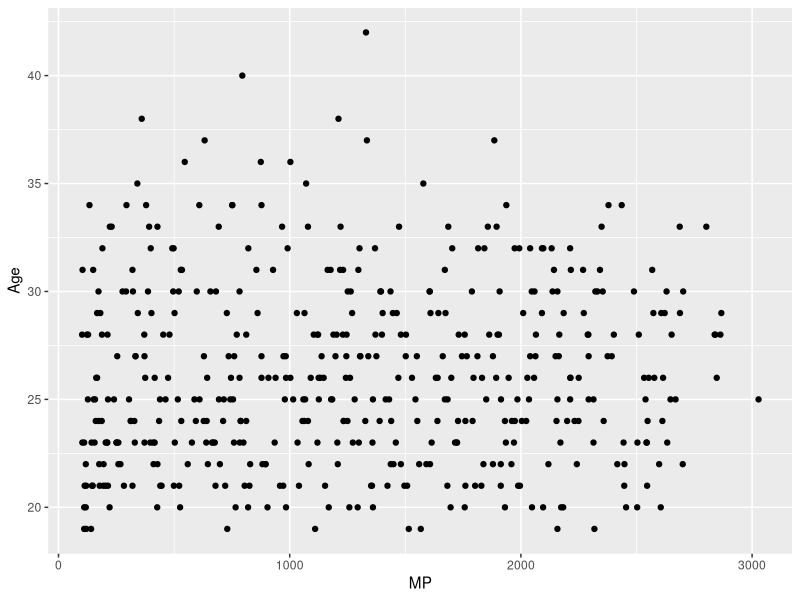
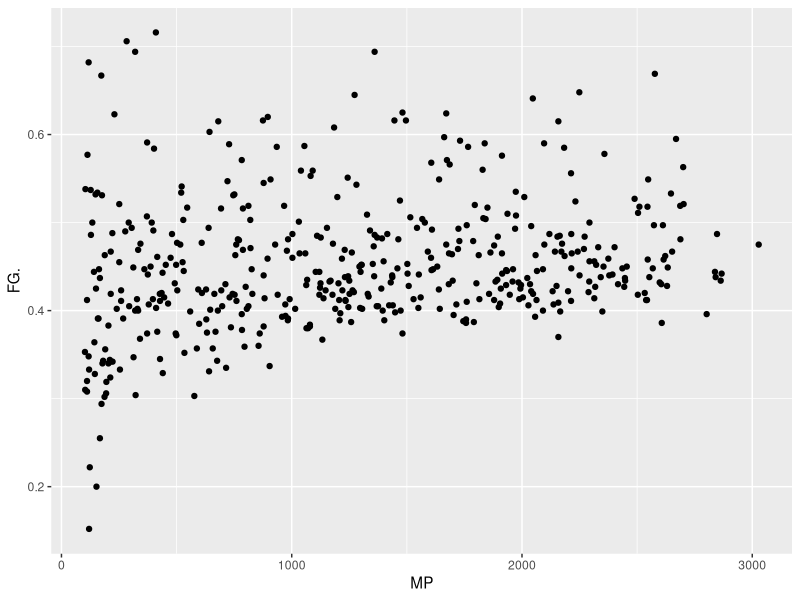
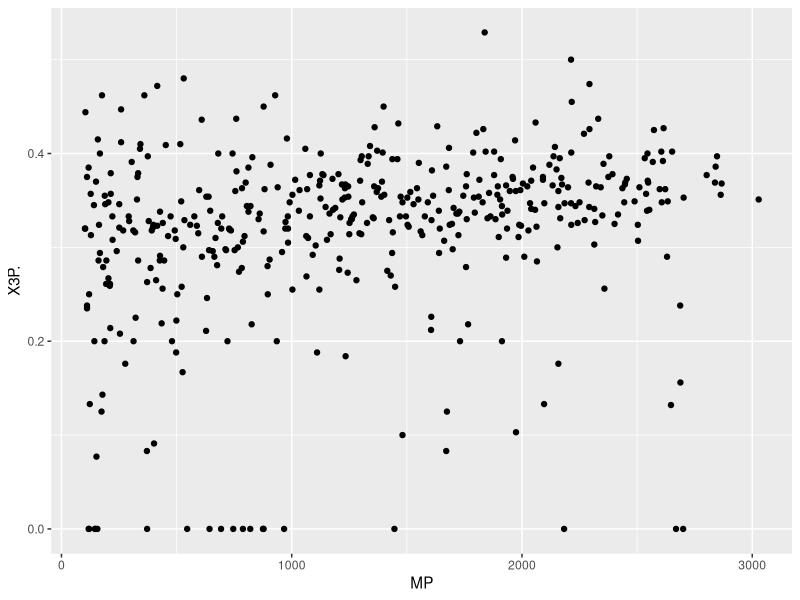
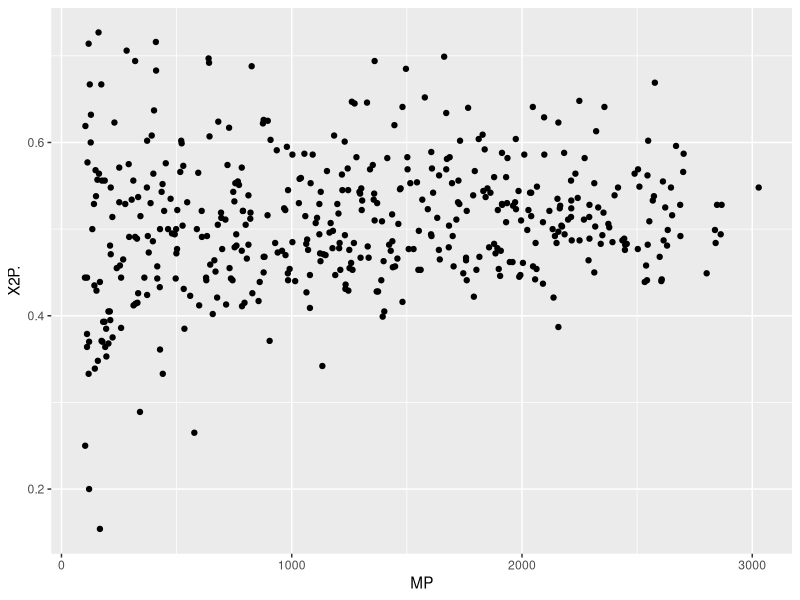
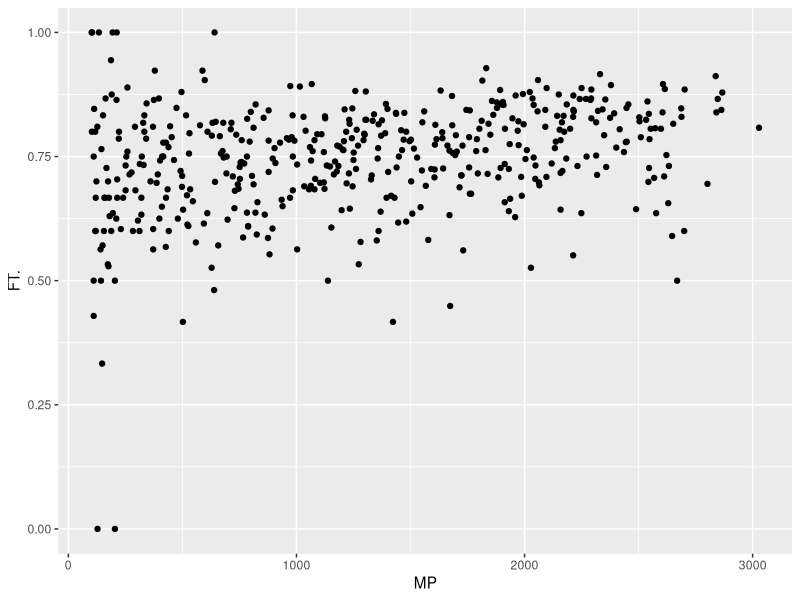
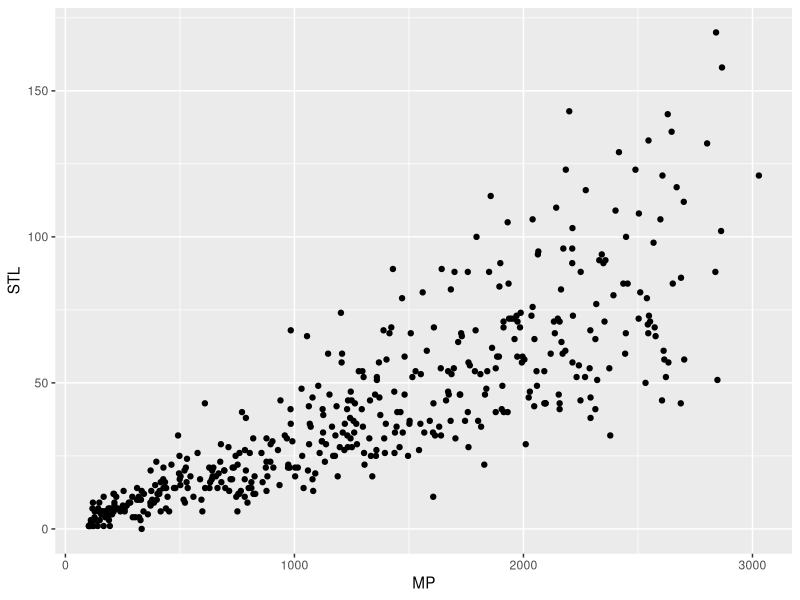
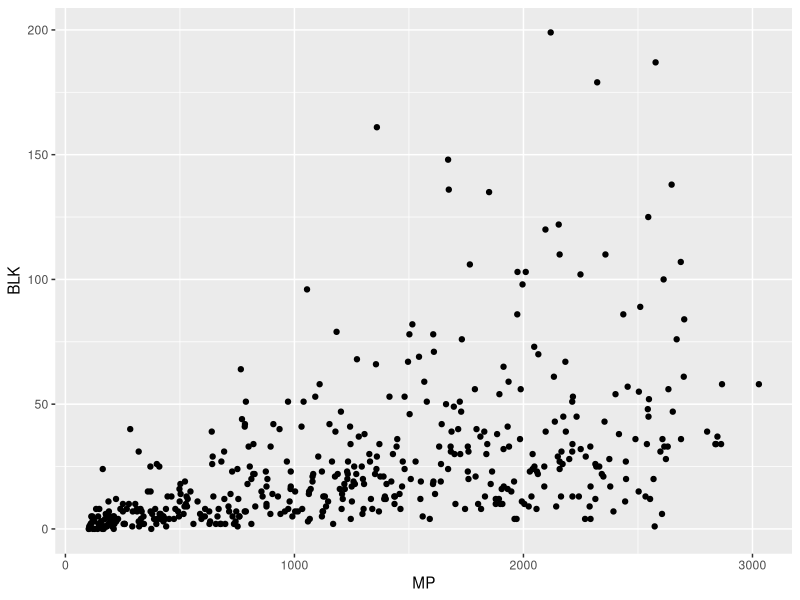
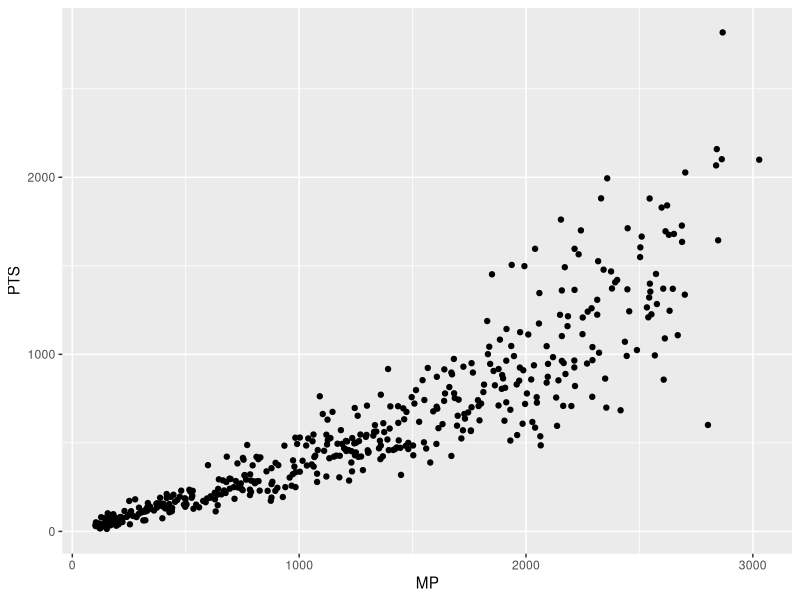

Reproduce these figures in R, in order. (Note: this script raises an error after producing the figures.)
## ---- chunk 1
library(readr)
library(tidyverse)
library(dplyr)
library(modelr)
library(stringr)
library(ggrepel)
## ---- chunk 2
stats <- read.csv(file="bballdata.csv", header=TRUE, sep=",")
stats$Player <- sub("\\\\.*", "", stats$Player) # keeps only the player's full name
## ---- chunk 3
PTVariable <- stats %>% filter(MP > 100) %>% select(Age,MP,FG.,X3P.,X2P.,FT.,STL,BLK,PTS)

cor(stats$MP, stats$Age)
cor(stats$MP, stats$FG)
cor(stats$MP, stats$X3P)
cor(stats$MP, stats$X2P)
cor(stats$MP, stats$FT)
cor(stats$MP, stats$STL)
cor(stats$MP, stats$BLK)
cor(stats$MP, stats$PTS)

ggplot(data = PTVariable)+
  geom_point(aes(x = MP, y = Age))
ggplot(data = PTVariable)+
  geom_point(aes(x = MP, y = FG.))
ggplot(data = PTVariable)+
  geom_point(aes(x = MP, y = X3P.))
ggplot(data = PTVariable)+
  geom_point(aes(x = MP, y = X2P.))
ggplot(data = PTVariable)+
  geom_point(aes(x = MP, y = FT.))
ggplot(data = PTVariable)+
  geom_point(aes(x = MP, y = STL))
ggplot(data = PTVariable)+
  geom_point(aes(x = MP, y = BLK))
ggplot(data = PTVariable)+
  geom_point(aes(x = MP, y = PTS))
## ---- chunk 4
# Set up our dataset - We will be looking at guards who played at least 18 mins/g (rotation players)
guards <- stats %>% filter(str_detect(Pos, "PG|SG"))
guards <- guards %>% mutate("MPG" = MP/G, "PPG" = PTS/G)
guards <- guards %>% filter(MPG >= 18)

# Three guards I wanted to look at in particular
Simmons <- guards %>% filter(Player == "Ben Simmons") # All-Star who never shoots 3s
Curry <- guards %>% filter(Player == "Stephen Curry") # All-Star who is arguably the greatest shooter ever
Korver <- guards %>% filter(Player == "Kyle Korver") # 37-year-old 3pt specialist

# Set up our models
efg_mod <- lm(MPG ~ eFG., data = guards)
twos_mod <- lm(MPG ~ X2P., data = guards)
threes_mod <- lm(MPG ~ X3P., data = guards)

# Setting up predictions
efg_grid <- guards %>% data_grid(eFG.)
efg_grid <- efg_grid %>% add_predictions(efg_mod, var = "eFG_pred")
two_grid <- guards %>% data_grid(X2P.)
two_grid <- two_grid %>% add_predictions(twos_mod, var = "two_pred")
three_grid <- guards %>% data_grid(X3P.)
three_grid <- three_grid %>% add_predictions(threes_mod, var = "three_pred")

# eFG% by MPG
ggplot(guards, aes(eFG.)) + geom_point(aes(y = MPG)) + geom_line(aes(y=eFG_pred), data=efg_grid, color="red", size=1) + geom_point(data=Simmons, aes(y=MPG), color = "blue") + geom_point(data=Curry, aes(y=MPG), color = "goldenrod1") + geom_point(data=Korver, aes(y=MPG), color = "purple2") + geom_text_repel(data=guards, aes(y=MPG, label=ifelse(Player == "Stephen Curry" | Player == "Ben Simmons" | Player ==  "Kyle Korver" ,as.character(Player),'')), force=5) + ggtitle("Minutes per Game by Effective Field Goal Percentage", "2018-19 Point Guards and Shooting Guards") + xlab("Effective Field Goal Percentage") + ylab("Minutes per Game")

# 2pt FG% by MPG
ggplot(guards, aes(X2P.)) + geom_point(aes(y = MPG)) + geom_line(aes(y=two_pred), data=two_grid, color="red", size=1) + geom_point(data=Simmons, aes(y=MPG), color = "blue") + geom_point(data=Curry, aes(y=MPG), color = "goldenrod1") + geom_point(data=Korver, aes(y=MPG), color = "purple2") + geom_text_repel(data=guards, aes(y=MPG, label=ifelse(Player == "Stephen Curry" | Player == "Ben Simmons" | Player ==  "Kyle Korver" ,as.character(Player),'')), force=10) + ggtitle("Minutes per Game by 2-Point Field Goal Percentage", "2018-19 Point Guards and Shooting Guards") + xlab("2-Point Field Goal Percentage") + ylab("Minutes per Game")

# 3pt FG% by MPG
ggplot(guards, aes(X3P.)) + geom_point(aes(y = MPG)) + geom_line(aes(y=three_pred), data=three_grid, color="red", size=1) + geom_point(data=Simmons, aes(y=MPG), color = "blue") + geom_point(data=Curry, aes(y=MPG), color = "goldenrod1") + geom_point(data=Korver, aes(y=MPG), color = "purple2") + geom_text_repel(data=guards, aes(y=MPG, label=ifelse(Player == "Stephen Curry" | Player == "Ben Simmons" | Player ==  "Kyle Korver" ,as.character(Player),'')), force=5) + ggtitle("Minutes per Game by 3-Point Field Goal Percentage", "2018-19 Point Guards and Shooting Guards") + xlab("3-Point Field Goal Percentage") + ylab("Minutes per Game")
## ---- chunk 5

#make a points per game and minutes per game col

stats2 <- mutate(stats, ppg = PTS/G) %>%
          mutate(mppg = MP/G)
  

#Compare his stats to other players of the same position

Westbrook <- filter(stats2, Rk == 506)
Pointgaurds <- filter(stats2, Pos == 'PG', G > 29) #ppg = 22.95, mppg = 36.03

#get some averages

mean(Pointgaurds$ppg) # 10.85
mean(Pointgaurds$mppg) # 23.51

#plot of pointgaurds' ppg and mppg

ggplot() +
  geom_point(Pointgaurds, mapping = aes(mppg, ppg), color = "blue") +
  geom_point(Westbrook, mapping = aes(mppg, ppg), color = "red") +
  ggtitle("NBA Pointguards' points per game vs minutes played per game") +
  xlab("Minutes Played per Game") +
  ylab("Points Per Game")

#do a permuation test by sampling a bunch of ppg and mppg statistics for randomly sampled groups

  #ppg test

ppg <- select(Pointgaurds, ppg)

vector.ppg <- vector("double", length = 100)
for(i in seq_along(vector.ppg)){
  vector.ppg[i] <- sample_n(ppg, 1)
}


ppg.df <- unlist(vector.ppg)
  
  #mppg test 

mppg <- select(Pointgaurds, mppg)

vector.mppg <- vector("double", length = 100)
for(i in seq_along(vector.mppg)){
  vector.mppg[i] <- sample_n(mppg, 1)
}

mppg.df <- unlist(vector.mppg)

#ppg histogram
ggplot() + geom_histogram(aes(ppg.df), bins = 20) +
    geom_vline(xintercept =  mean(ppg.df), color = "purple") + #mean of sampled data
    geom_vline(xintercept = 23, color = "red") + #Westbrook 
    ggtitle("Distribution of NBA Points Per Game among Pointguards") +
    xlab("Points per Game")

#mppg histogram
ggplot() + geom_histogram(aes(mppg.df), bins = 20) +
    geom_vline(xintercept =  mean(mppg.df), color = "purple") + #mean of sampled data
    geom_vline(xintercept = 36, color = "red") + #Westbrook 
    ggtitle("Distribution of NBA Minutes Played Per Game among Pointguards") +
    xlab("Minutes played per Game")

## ---- chunk 6
AST_MP <- stats %>% select(Player, Tm, MP, AST,)
AST_MP

#Plot Detailing Trend#
ggplot(AST_MP, mapping = aes(MP, AST))+
  geom_point()+geom_smooth(se = FALSE)+
  xlab("Minutes Played per Player")+
  ylab("Assists per Player")

#Looking at the five players with the most assists.#
High_AST <- AST_MP %>% arrange(desc(AST)) %>% mutate(top5 = AST > 585)
#Removing other Players from Data Frame.#
High_AST <- High_AST %>% filter(top5 == 1)

ggplot(High_AST, mapping = aes(MP, AST, color = Player))+geom_point()

## ---- chunk 7
#filter based on significant playing time and position
centers <- filter(stats, Pos == 'C', MP > 200)

#normalize blocks for 36 minute pace and caculate MPG
centers <- mutate(centers, brate = (BLK/MP)*36) %>%
  mutate(mppg = MP/G) %>%
  mutate(srate = GS/G) %>%
  mutate(drbrate = (DRB/MP)*36)

#extracting vectors for testing
blockrates <- centers$brate
minutespg <- centers$mppg
startrate <- centers$srate
defrebrate <- centers$drbrate

#correlation permutation code
perm_cor <- function(perms = 1000, x, y)
{
  cor_coeffs <- numeric(perms)

  for (i in c(1:perms))
  {
    mix_up <- sample(y)

    coefficient <- cor(x, mix_up)
    cor_coeffs[i] <- coefficient
  }
  
  return(cor_coeffs)
}

#correlation test
blocksmpgfakes <- perm_cor(1000, blockrates, minutespg)
blockssratefakes <- perm_cor(1000, blockrates, startrate)
blocksmpgreal <- cor(blockrates, minutespg)
blockssratereal <- cor(blockrates, startrate)

ggplot() + geom_histogram(aes(blocksmpgfakes)) +
  geom_vline(xintercept = blocksmpgreal) +
  ggtitle("Correlation Permutation Test Between Block Rate and Minutes Per Game") +
  xlab("Correlation") +
  ylab("Distribution")

ggplot() + geom_histogram(aes(blockssratefakes)) +
  geom_vline(xintercept = blockssratereal) +
  ggtitle("Correlation Permutation Test Between Block Rate and Start Rate") +
  xlab("Correlation") +
  ylab("Distribution")

boardsmpgfakes <- perm_cor(1000, defrebrate, minutespg)
boardssratefakes <- perm_cor(1000, defrebrate, startrate)
boardsmpgreal <- cor(defrebrate, minutespg)
boardssratereal <- cor(defrebrate, startrate)

ggplot() + geom_histogram(aes(boardsmpgfakes)) +
  geom_vline(xintercept = boardsmpgreal) +
  ggtitle("Correlation Permutation Test Between Defensive Rebounding Rate and Minutes Per Game") +
  xlab("Correlation") +
  ylab("Distribution")

ggplot() + geom_histogram(aes(boardssratefakes)) +
  geom_vline(xintercept = boardssratereal) +
  ggtitle("Correlation Permutation Test Between Defensive Rebounding Rate and Start Rate") +
  xlab("Correlation") +
  ylab("Distribution")

## ---- chunk 8
Under20 <- stats %>%  filter(Age < 20) %>% select(Age,FG,FGA,FG.,X3P,X3PA,X3P.,X2P,X2PA,X2P.,FT,FTA,FT.)
Early20s <- stats %>% filter(Age >= 20 & Age < 25)%>% select(Age,FG,FGA,FG.,X3P,X3PA,X3P.,X2P,X2PA,X2P.,FT,FTA,FT.)
Late20s <- stats %>% filter(Age >= 25 & Age < 30)%>% select(Age,FG,FGA,FG.,X3P,X3PA,X3P.,X2P,X2PA,X2P.,FT,FTA,FT.)
Early30s <- stats %>% filter(Age >= 30 & Age < 35)%>% select(Age,FG,FGA,FG.,X3P,X3PA,X3P.,X2P,X2PA,X2P.,FT,FTA,FT.)
Above35 <- stats %>% filter(Age >= 35)%>% select(Age,FG,FGA,FG.,X3P,X3PA,X3P.,X2P,X2PA,X2P.,FT,FTA,FT.)

FGDF <- data.frame("Age" = c("Under 20", "Early 20s", "Late 20s","Early 30s","Above 35"), "Field Goals" = c(mean(Under20$FG), mean(Early20s$FG), mean(Late20s$FG), mean(Early30s$FG), mean(Above35$FG)) , "Field Goal Attempts" = c(mean(Under20$FGA), mean(Early20s$FGA), mean(Late20s$FGA), mean(Early30s$FGA), mean(Above35$FGA)))

P3DF <- data.frame("Age" = c("Under 20", "Early 20s", "Late 20s","Early 30s","Above 35"), "Three Points" = c(mean(Under20$X3P), mean(Early20s$X3P), mean(Late20s$X3P), mean(Early30s$X3P), mean(Above35$FX3P)) , "Three Point Attempts" = c(mean(Under20$X3PA), mean(Early20s$X3PA), mean(Late20s$X3PA), mean(Early30s$X3PA), mean(Above35$X3PA)))

P2DF <- data.frame("Age" = c("Under 20", "Early 20s", "Late 20s","Early 30s","Above 35"), "Two Points" = c(mean(Under20$X2P), mean(Early20s$X2P), mean(Late20s$X2P), mean(Early30s$X2P), mean(Above35$X2P)) , "Two Point Attempts" = c(mean(Under20$X2PA), mean(Early20s$X2PA), mean(Late20s$X2PA), mean(Early30s$X2PA), mean(Above35$X2PA)))

FTDF <- data.frame("Age" = c("Under 20", "Early 20s", "Late 20s","Early 30s","Above 35"), "Free Throws" = c(mean(Under20$FT), mean(Early20s$FT), mean(Late20s$FT), mean(Early30s$FT), mean(Above35$FT)) , "Free Throw Attempts" = c(mean(Under20$FTA), mean(Early20s$FTA), mean(Late20s$FTA), mean(Early30s$FTA), mean(Above35$FTA)))
#use gridExtra to combine the plots together

#Field Goals
FG <- qplot(Age, FG, data = stats) + ggtitle("Age vs Field Goals") + ylab("Field Goals")
FGA <- qplot(Age, FGA, data = stats) + ggtitle("Age vs Field Goal Attempts") + ylab("Field Goal Attempts")
FG. <- qplot(Age, FG., data = stats) + ggtitle("Age vs Field Goal Percentage") + ylab("Field Goal Percentage")
grid.arrange(tableGrob(FGDF),FG,FGA,FG., nrow = 2, widths= c(5,4))

  #Three Pointers
X3P <- qplot(Age, X3P, data = stats) + ggtitle("Age vs Three Pointers") + ylab("Three Pointers")
X3PA <- qplot(Age, X3PA, data = stats) + ggtitle("Age vs Three Point Attempts") + ylab("Three Point Attempts")
X3P. <- qplot(Age, X3P., data = stats) + ggtitle("Age vs Three Point Percentage") + ylab("Three Point Percentage")
grid.arrange(tableGrob(P3DF),X3P,X3PA,X3P., nrow = 2, widths= c(5,4))

#Two Pointers
X2P <- qplot(Age, X2P, data = stats) + ggtitle("Age vs Two Pointers") + ylab("Two Pointers")
X2PA <- qplot(Age, X2PA, data = stats) + ggtitle("Age vs Two Point Attempts") + ylab("Two Point Attempts")
X2P. <- qplot(Age, X2P., data = stats) + ggtitle("Age vs Two Point Percentage") + ylab("Two Point Percentage")
grid.arrange(tableGrob(P2DF),X2P,X2PA,X2P., nrow = 2, widths= c(5,4))

#Free Throws
FT <- qplot(Age, FT, data = stats) + ggtitle("Age vs Free Throws") + ylab("Free Throws")
FTA <- qplot(Age, FTA, data = stats) + ggtitle("Age vs Free Throw Attempts") + ylab("Free Throw Attempts")
FT. <- qplot(Age, FT., data = stats) + ggtitle("Age vs Free Throw Percentage") + ylab("Free Throw Percentage")
grid.arrange(tableGrob(FTDF),FT,FTA,FT., nrow = 2, widths= c(5,4))


